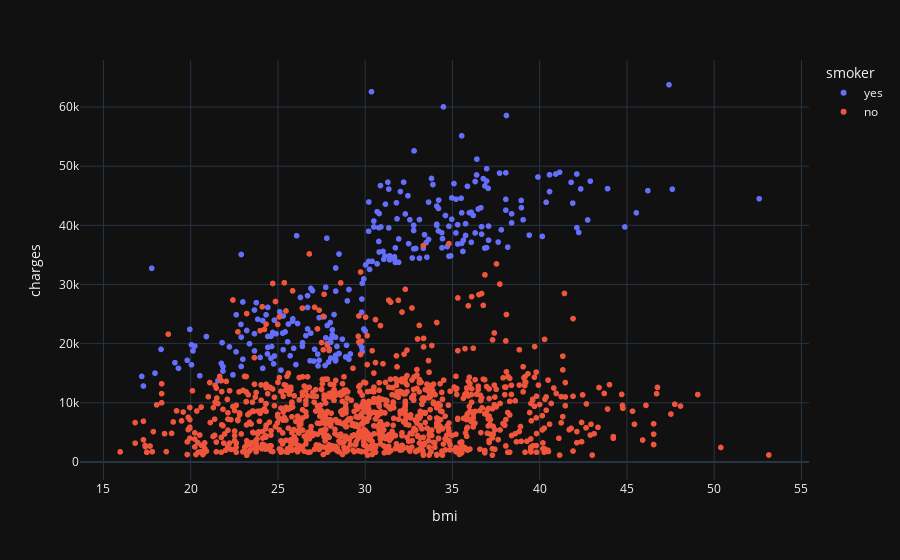

The notebook cell this image was saved under:
### Code cell
px.scatter(data_frame = df, x = 'bmi', y = 'charges', color = 'smoker', template = 'plotly_dark')

### Figure 1 — Plotly figure (JSON) as saved in the notebook; plotly's stock layout.template omitted (floating-point values rounded to 4 significant figures; data arrays with more than 128 entries replaced by an {"elided": "..."} marker saying what was removed)
{"data": [{"hovertemplate": "smoker=yes<br>bmi=%{x}<br>charges=%{y}<extra></extra>", "legendgroup": "yes", "marker": {"color": "#636efa", "symbol": "circle"}, "mode": "markers", "name": "yes", "showlegend": true, "type": "scattergl", "x": {"elided": "274 float values"}, "xaxis": "x", "y": {"elided": "274 float values"}, "yaxis": "y"}, {"hovertemplate": "smoker=no<br>bmi=%{x}<br>charges=%{y}<extra></extra>", "legendgroup": "no", "marker": {"color": "#EF553B", "symbol": "circle"}, "mode": "markers", "name": "no", "showlegend": true, "type": "scattergl", "x": {"elided": "1064 float values"}, "xaxis": "x", "y": {"elided": "1064 float values"}, "yaxis": "y"}], "layout": {"legend": {"title": {"text": "smoker"}, "tracegroupgap": 0}, "margin": {"t": 60}, "xaxis": {"anchor": "y", "domain": [0, 1], "title": {"text": "bmi"}}, "yaxis": {"anchor": "x", "domain": [0, 1], "title": {"text": "charges"}}}}
